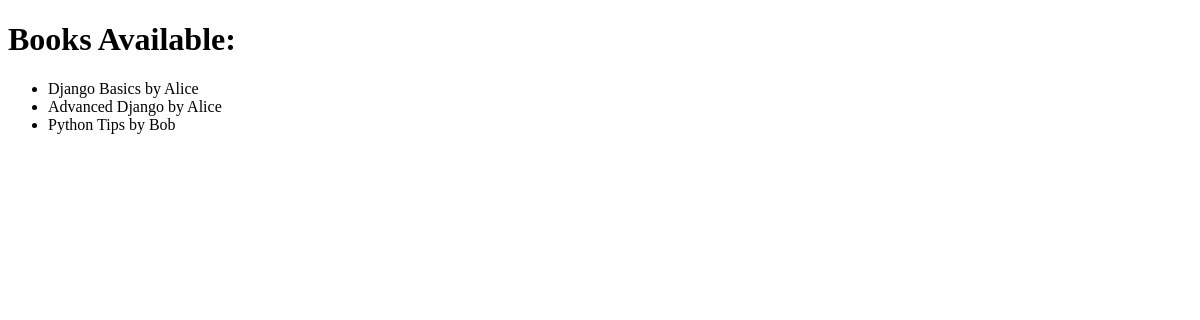
/relationship/books/, run on an earlier commit of the app's database.
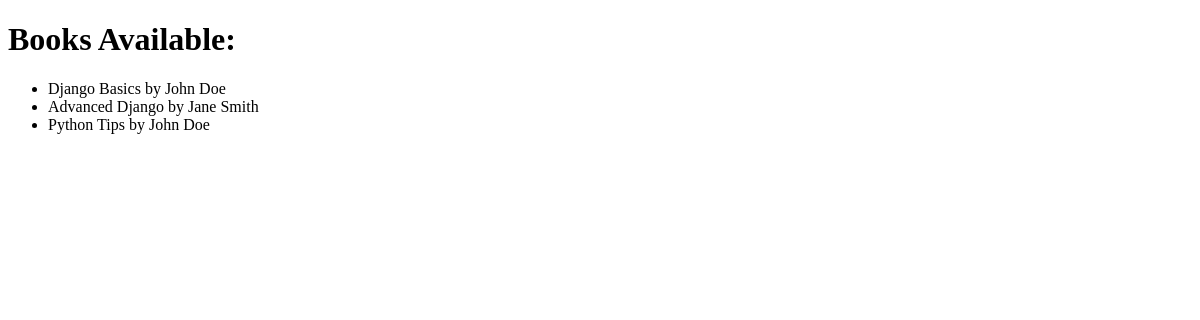
And on a later commit of the database.
### LibraryProject/relationship_app/models.py (models this page shows, shortened)
class Book(models.Model):
    title = models.CharField(max_length=200)
    author = models.ForeignKey(Author, on_delete=models.CASCADE, related_name='books')
    class Meta:
        permissions = [
            ("can_add_book", "Can add book"),
            ("can_change_book", "Can change book"),
            ("can_delete_book", "Can delete book"),
        ]

class Author(models.Model):
    name = models.CharField(max_length=100)

### LibraryProject/relationship_app/views.py (the view)
# urls.py: path('books/', views.list_books, name='list_books'),
def list_books(request):
    books = Book.objects.all()  # checker looks for this exact line
    return render(request, 'relationship_app/list_books.html', {'books': books})

### LibraryProject/relationship_app/templates/relationship_app/list_books.html (shortened to what this page needs)
<!DOCTYPE html>
<html lang="en">
<head>
</head>
<body>
    <h1>Books Available:</h1>
    <ul>
        {% for book in books %}
        <li>{{ book.title }} by {{ book.author.name }}</li>
        {% endfor %}
    </ul>
</body>
</html>

What changed in the data, as far as the page shows it:
changed through a linked row, Book "Django Basics": author.name "Alice" → "John Doe"
changed Book "Advanced Django": author.name "Alice" → "Jane Smith"
changed Book "Python Tips": author.name "Bob" → "John Doe"
